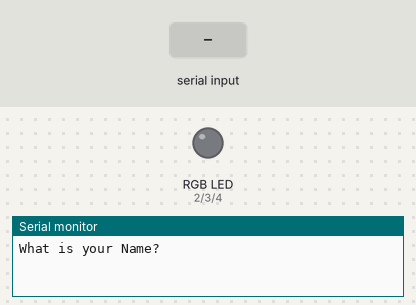
This program was run on a simulated Arduino Uno, built with avr-gcc and run on an emulated ATmega328P. Shown: an RGB LED mixed from three pins (HIGH = lit), the last lines printed to the serial monitor. The test bench sets the inputs (shaded band).

Above: at 1.2 s.
1.3 s: "red" received over Serial
3.8 s: "green" received over Serial
At 5.9 s:
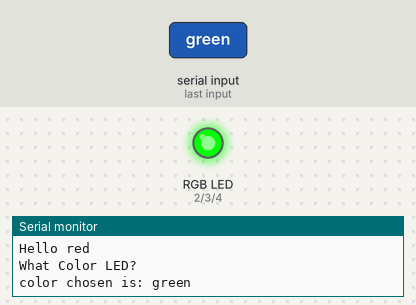
6.3 s: "blue" received over Serial
At 10.2 s:
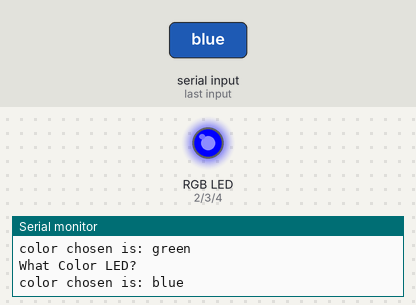
Timing chart, 0 to 13.3 s (numbered marks = the images above; inputs shaded):
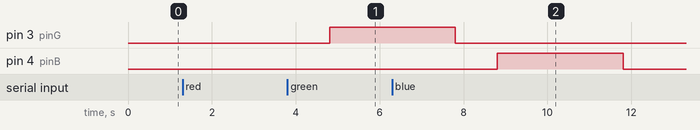

Measured:
- after the input at 3.8 s, pin 3 (pinG): LOW → HIGH after 1.0 s
- after the input at 6.3 s, pin 4 (pinB): LOW → HIGH after 2.5 s, → LOW 3.0 s later

The program:

main.cpp
```cpp
#include <Arduino.h>
/*
CONNECT 3 LEDS, rgb AND ASK USER WHICH COLOR HE WANTS TO LIGHT
*/

const int pinR=2;
const int pinG=3;
const int pinB=4;
int counter=0;
String name;
String color;

int delaytime=600;
int pin_led_off(int x);
int pin_led_on(int x);

void setup() {
  pinMode(pinR, OUTPUT);
  pinMode(pinG, OUTPUT);
  pinMode(pinB, OUTPUT);
  Serial.begin(9600);
}

void loop() {
pin_led_off(pinR);
pin_led_off(pinB);
pin_led_off(pinG);
if (counter==0){
  Serial.println("What is your Name?");
  while(Serial.available()==0){
    }
  name = Serial.readString();
  Serial.print("Hello ");
  Serial.println(name);
  counter+=1;
}
Serial.println("What Color LED? ");
while(Serial.available()==0){
}
color= Serial.readString();
color.trim();// to trim the enter key
color.toLowerCase(); // TO MAKE IT CASE inSENSITIVE
Serial.print("color chosen is: ");
Serial.println(color);
if (color=="red"){
pin_led_on(pinR);
}
else if(color =="green"){
 pin_led_on(pinG);
}
else if (color =="blue"){
 pin_led_on(pinB);
}
delay(3000);
}

int pin_led_off(int x){
  digitalWrite(x, LOW);
}

int pin_led_on(int x){
  digitalWrite(x, HIGH);
}
```
